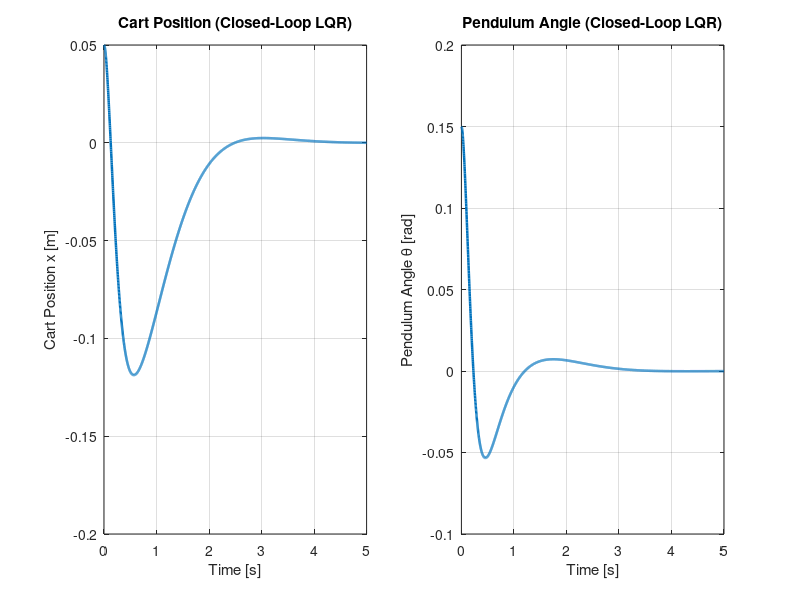

The MATLAB source for this figure: (Note: this script raises an error after producing the figure.)
% lqr_pendulum_example.m
% Prototype framework LQR stabilisation for an inverted pendulum (cart–pole) scenario.
% By Brilliant G Purnawan

clear; clc; close all;

%% Parameters (Based on Experimental Variables)
M  = 0.635;     % cart mass [kg]
m  = 0.25;     % pendulum mass [kg]
l  = 0.5;     % pendulum length to CoM [m]
g  = 9.81;    % gravity [m/s^2]

% State vector: x = [cart_pos; cart_vel; pend_angle; pend_ang_vel]
% Linearised around upright (theta ~ 0 rad)
A = [ 0, 1, 0, 0;
      0, 0, (m*g)/M, 0;
      0, 0, 0, 1;
      0, 0, (g*(M+m))/(M*l), 0 ];

B = [ 0;
      1/M;
      0;
      1/(M*l) ];

% Outputs (for plotting): cart position and pendulum angle
C = [1 0 0 0;
     0 0 1 0];
D = zeros(2,1);

%% LQR design
% Tune Q and R to trade off cart position vs. pendulum angle and control effort.
Q = diag([40, 1, 200, 1]);   % penalise theta (state 3) and cart pos (state 1) more
R = 0.5;                     % control effort penalty

% LQR gain
K = lqr(A, B, Q, R);

% Closed-loop system: x_dot = (A - B*K) x
Acl = A - B*K;
sys_cl = ss(Acl, B, C, D);

%% Simulation from a small initial error
t  = 0:0.002:5;              % 5 seconds
x0 = [0.05; 0; 0.15; 0];     % 5 cm cart offset, 0.15 rad

% Simulate response to initial condition
[y, t_out, x] = initial(sys_cl, x0, t);

cart_pos   = y(:,1);
pend_angle = y(:,2);

%% Plots
figure('Color','w','Position',[100 100 900 360]);

subplot(1,2,1);
plot(t_out, cart_pos, 'LineWidth',1.8);
xlabel('Time [s]'); ylabel('Cart Position x [m]');
title('Cart Position (Closed-Loop LQR)');
grid on;

subplot(1,2,2);
plot(t_out, pend_angle, 'LineWidth',1.8);
xlabel('Time [s]'); ylabel('Pendulum Angle \theta [rad]');
title('Pendulum Angle (Closed-Loop LQR)');
grid on;

sgtitle('LQR Stabilisation of Inverted Pendulum (Prototype)');
